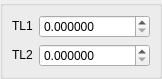
<?xml version="1.0" encoding="UTF-8"?>
<ui version="4.0">
 <class>DlgRef_2Spin_QTD</class>
 <widget class="QWidget" name="DlgRef_2Spin_QTD">
  <property name="geometry">
   <rect>
    <x>0</x>
    <y>0</y>
    <width>114</width>
    <height>70</height>
   </rect>
  </property>
  <property name="windowTitle">
   <string/>
  </property>
  <layout class="QGridLayout">
   <property name="margin">
    <number>0</number>
   </property>
   <property name="spacing">
    <number>0</number>
   </property>
   <item row="0" column="0">
    <widget class="QGroupBox" name="GroupBox1">
     <property name="title">
      <string/>
     </property>
     <layout class="QGridLayout">
      <property name="margin">
       <number>9</number>
      </property>
      <property name="spacing">
       <number>6</number>
      </property>
      <item row="0" column="0">
       <widget class="QLabel" name="TextLabel1">
        <property name="sizePolicy">
         <sizepolicy hsizetype="Fixed" vsizetype="Fixed">
          <horstretch>0</horstretch>
          <verstretch>0</verstretch>
         </sizepolicy>
        </property>
        <property name="text">
         <string>TL1</string>
        </property>
        <property name="wordWrap">
         <bool>false</bool>
        </property>
       </widget>
      </item>
      <item row="0" column="1">
       <widget class="SalomeApp_DoubleSpinBox" name="SpinBox_DX">
        <property name="decimals">
         <number>6</number>
        </property>
        <property name="maximum">
         <double>1000000000.000000000000000</double>
        </property>
       </widget>
      </item>
      <item row="1" column="0">
       <widget class="QLabel" name="TextLabel2">
        <property name="sizePolicy">
         <sizepolicy hsizetype="Fixed" vsizetype="Fixed">
          <horstretch>0</horstretch>
          <verstretch>0</verstretch>
         </sizepolicy>
        </property>
        <property name="text">
         <string>TL2</string>
        </property>
        <property name="wordWrap">
         <bool>false</bool>
        </property>
       </widget>
      </item>
      <item row="1" column="1">
       <widget class="SalomeApp_DoubleSpinBox" name="SpinBox_DY">
        <property name="decimals">
         <number>6</number>
        </property>
        <property name="maximum">
         <double>1000000000.000000000000000</double>
        </property>
       </widget>
      </item>
     </layout>
    </widget>
   </item>
  </layout>
 </widget>
 <layoutdefault spacing="6" margin="11"/>
 <pixmapfunction>qPixmapFromMimeSource</pixmapfunction>
 <customwidgets>
  <customwidget>
   <class>SalomeApp_DoubleSpinBox</class>
   <extends>QDoubleSpinBox</extends>
   <header location="global">SalomeApp_DoubleSpinBox.h</header>
  </customwidget>
 </customwidgets>
 <resources/>
 <connections/>
</ui>
